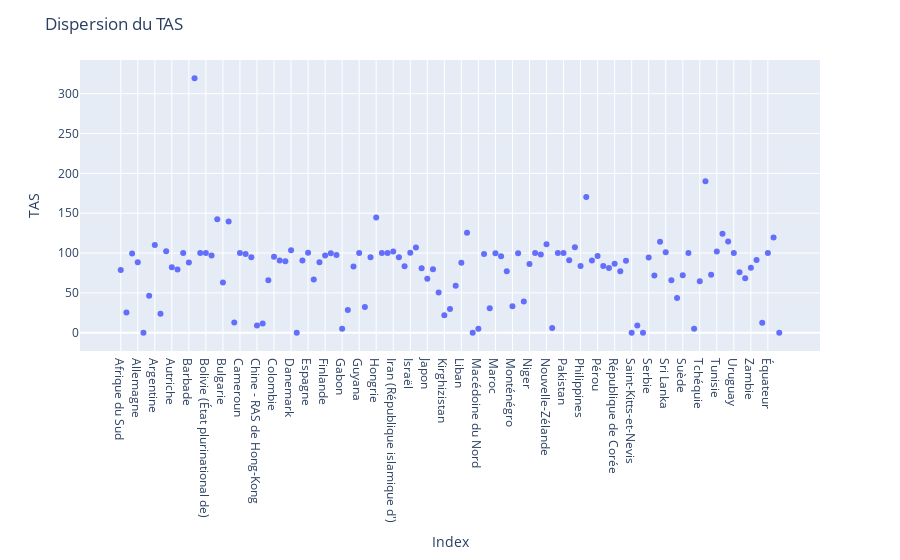

This figure's notebook cell:
### Code cell
fig = px.scatter(merged_df, x=merged_df.index, y='TAS', hover_data=[merged_df.index])
fig.update_layout(title='Dispersion du TAS', xaxis_title='Index', yaxis_title='TAS')
fig.show()

### Figure 1 — Plotly figure (JSON) as saved in the notebook; plotly's stock layout.template omitted (floating-point values rounded to 4 significant figures)
{"data": [{"hovertemplate": "Zone=%{x}<br>TAS=%{y}<extra></extra>", "legendgroup": "", "marker": {"color": "#636efa", "symbol": "circle"}, "mode": "markers", "name": "", "orientation": "v", "showlegend": false, "type": "scatter", "x": ["Afrique du Sud", "Albanie", "Algérie", "Allemagne", "Antigua-et-Barbuda", "Arabie saoudite", "Argentine", "Arménie", "Australie", "Autriche", "Azerbaïdjan", "Bangladesh", "Barbade", "Belgique", "Belize", "Bolivie (État plurinational de)", "Bosnie-Herzégovine", "Brésil", "Bulgarie", "Bélarus", "Bénin", "Cameroun", "Canada", "Chili", "Chine - RAS de Hong-Kong", "Chine - RAS de Macao", "Chypre", "Colombie", "Costa Rica", "Croatie", "Danemark", "Dominique", "El Salvador", "Espagne", "Estonie", "Fidji", "Finlande", "France", "Fédération de Russie", "Gabon", "Ghana", "Grèce", "Guyana", "Géorgie", "Honduras", "Hongrie", "Inde", "Indonésie", "Iran (République islamique d')", "Irlande", "Islande", "Israël", "Italie", "Jamaïque", "Japon", "Jordanie", "Kazakhstan", "Kirghizistan", "Koweït", "Lettonie", "Liban", "Lituanie", "Luxembourg", "Macédoine du Nord", "Malaisie", "Malte", "Maroc", "Maurice", "Mexique", "Monténégro", "Myanmar", "Namibie", "Niger", "Nigéria", "Norvège", "Nouvelle-Zélande", "Oman", "Ouganda", "Pakistan", "Panama", "Paraguay", "Philippines", "Pologne", "Portugal", "Pérou", "Roumanie", "Royaume-Uni de Grande-Bretagne et d'Irlande du Nord", "République de Corée", "République de Moldova", "République dominicaine", "Saint-Kitts-et-Nevis", "Sainte-Lucie", "Samoa", "Serbie", "Slovaquie", "Slovénie", "Sri Lanka", "Suisse", "Suriname", "Suède", "Sénégal", "Tadjikistan", "Tchéquie", "Thaïlande", "Trinité-et-Tobago", "Tunisie", "Turquie", "Ukraine", "Uruguay", "Viet Nam", "Yémen", "Zambie", "Égypte", "Émirats arabes unis", "Équateur", "États-Unis d'Amérique", "Îles Salomon"], "xaxis": "x", "y": [78.71, 25.49, 99.28, 88.54, 0, 46.39, 110.1, 23.91, 102.1, 82.22, 79.39, 100.0, 88.24, 319.3, 100, 100, 96.83, 142.3, 62.94, 139.5, 12.77, 100, 98.68, 94.68, 8.955, 11.54, 65.79, 95.37, 90.48, 89.71, 103.6, 0, 90.67, 100.5, 66.67, 88.46, 96.99, 99.72, 97.56, 5, 28.44, 83.11, 100, 32.35, 94.61, 144.6, 100.1, 99.96, 101.8, 94.83, 83.33, 100.5, 107.0, 81.01, 67.65, 79.55, 50.44, 21.88, 29.63, 58.93, 87.67, 125.5, 0, 4.878, 98.63, 30.77, 99.74, 96, 77.14, 33.33, 99.82, 39.29, 86.36, 100, 98.06, 110.9, 5.983, 100, 100.2, 90.83, 107.1, 83.74, 170.2, 90.48, 96.13, 83.58, 81.2, 86.48, 77.14, 90.4, 0, 9.092, 0, 94.44, 71.72, 114.3, 101.1, 65.94, 43.48, 72.02, 100, 5.0, 64.68, 190.0, 72.62, 101.9, 124.1, 114.4, 100, 75.99, 68.29, 81.67, 91.12, 12.4, 100, 119.5, 0], "yaxis": "y"}], "layout": {"legend": {"tracegroupgap": 0}, "margin": {"t": 60}, "title": {"text": "Dispersion du TAS"}, "xaxis": {"anchor": "y", "domain": [0, 1], "title": {"text": "Index"}}, "yaxis": {"anchor": "x", "domain": [0, 1], "title": {"text": "TAS"}}}}
